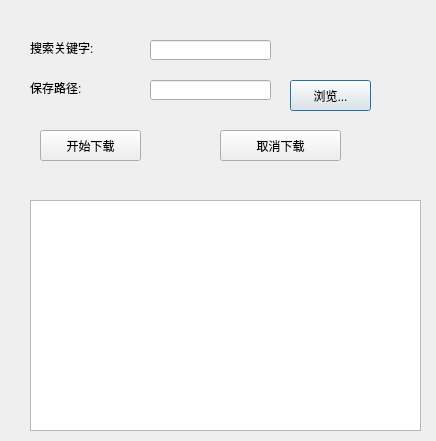
<?xml version="1.0" encoding="UTF-8"?>
<ui version="4.0">
 <class>Dialog</class>
 <widget class="QDialog" name="Dialog">
  <property name="geometry">
   <rect>
    <x>0</x>
    <y>0</y>
    <width>436</width>
    <height>441</height>
   </rect>
  </property>
  <property name="windowTitle">
   <string>素材下载器</string>
  </property>
  <widget class="QLabel" name="labelKeyword">
   <property name="geometry">
    <rect>
     <x>30</x>
     <y>40</y>
     <width>101</width>
     <height>16</height>
    </rect>
   </property>
   <property name="text">
    <string>搜索关键字:</string>
   </property>
  </widget>
  <widget class="QLabel" name="labelSavePath">
   <property name="geometry">
    <rect>
     <x>30</x>
     <y>80</y>
     <width>91</width>
     <height>16</height>
    </rect>
   </property>
   <property name="text">
    <string>保存路径:</string>
   </property>
  </widget>
  <widget class="QLineEdit" name="lineEditKeyWord">
   <property name="geometry">
    <rect>
     <x>150</x>
     <y>40</y>
     <width>121</width>
     <height>20</height>
    </rect>
   </property>
  </widget>
  <widget class="QLineEdit" name="lineEditSavePath">
   <property name="geometry">
    <rect>
     <x>150</x>
     <y>80</y>
     <width>121</width>
     <height>20</height>
    </rect>
   </property>
  </widget>
  <widget class="QPushButton" name="pushBtnBrowser">
   <property name="geometry">
    <rect>
     <x>290</x>
     <y>80</y>
     <width>81</width>
     <height>31</height>
    </rect>
   </property>
   <property name="text">
    <string>浏览...</string>
   </property>
  </widget>
  <widget class="QPushButton" name="pushBtnDown">
   <property name="geometry">
    <rect>
     <x>40</x>
     <y>130</y>
     <width>101</width>
     <height>31</height>
    </rect>
   </property>
   <property name="text">
    <string>开始下载</string>
   </property>
  </widget>
  <widget class="QPushButton" name="pushBtnCancle">
   <property name="geometry">
    <rect>
     <x>220</x>
     <y>130</y>
     <width>121</width>
     <height>31</height>
    </rect>
   </property>
   <property name="text">
    <string>取消下载</string>
   </property>
  </widget>
  <widget class="QTextBrowser" name="textInfo">
   <property name="geometry">
    <rect>
     <x>30</x>
     <y>200</y>
     <width>391</width>
     <height>231</height>
    </rect>
   </property>
  </widget>
 </widget>
 <tabstops>
  <tabstop>lineEditKeyWord</tabstop>
  <tabstop>lineEditSavePath</tabstop>
  <tabstop>pushBtnBrowser</tabstop>
  <tabstop>pushBtnDown</tabstop>
  <tabstop>pushBtnCancle</tabstop>
 </tabstops>
 <resources/>
 <connections/>
</ui>
